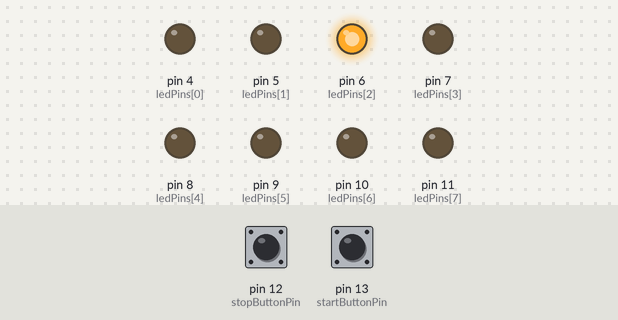
Bench run of a sketch on a simulated Arduino Uno, built with avr-gcc and run on an emulated ATmega328P. On the bench: output pins drawn as LEDs (lit = HIGH). The test bench sets the inputs (shaded band); at power-on: pin 12 (stopButtonPin) HIGH, pin 13 (startButtonPin) HIGH.

Above: at 17.4 s.
17.5 s: pin 12 (stopButtonPin) pulled LOW for 3 s
At 17.8 s:
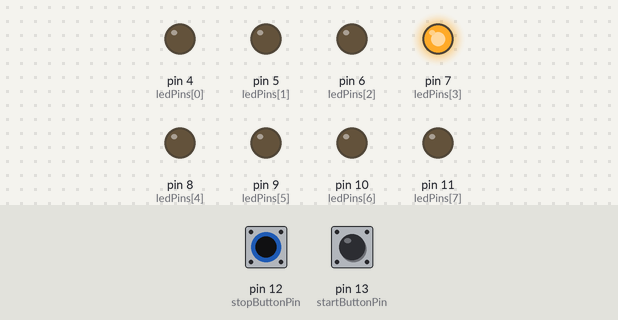
At 20.9 s:
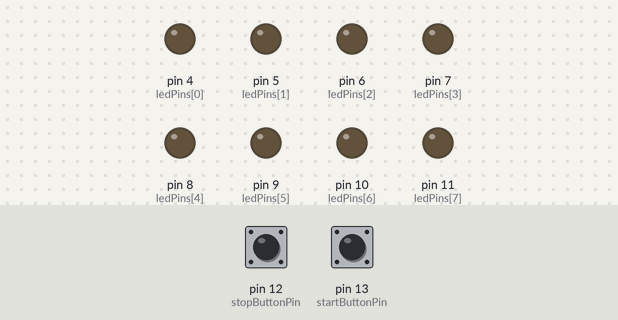
22.5 s: pin 13 (startButtonPin) pulled LOW for 3 s
At 25.9 s:
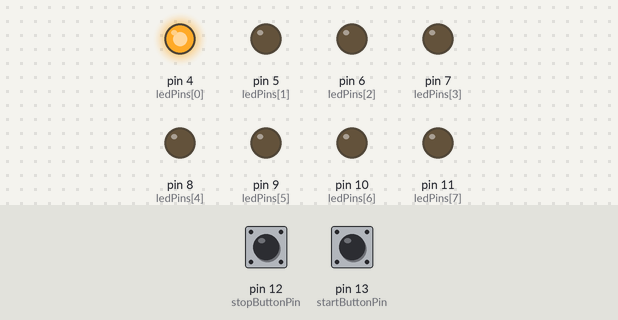
Timing chart, 0 to 35.5 s (numbered marks = the images above; inputs shaded):
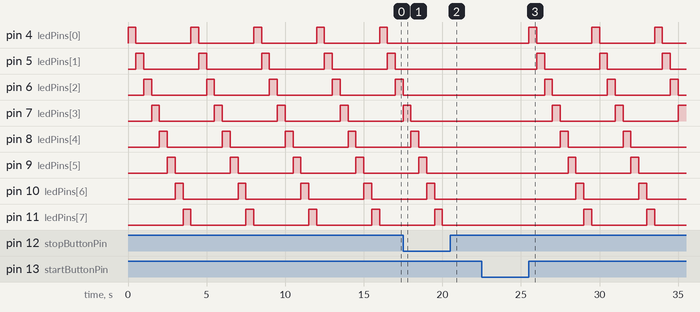

The sketch:

leds_buttons.ino
```cpp
const int numLEDs = 8; // Number of LEDs connected
int ledPins[] = {4, 5, 6, 7, 8, 9, 10, 11}; // Array to store the LED pin numbers

const int stopButtonPin = 12; // Pin number for the stop button
const int startButtonPin = 13; // Pin number for the start button

boolean blinkEnabled = true; // Flag to control blinking

void setup() {
  // Initialize all LED pins as OUTPUT
  for (int i = 0; i < numLEDs; i++) {
    pinMode(ledPins[i], OUTPUT);
  }

  // Initialize push buttons as INPUT with internal pull-up resistors
  pinMode(stopButtonPin, INPUT_PULLUP);
  pinMode(startButtonPin, INPUT_PULLUP);
}

void loop() {
  // Checking if the stop button is pressed
  if (digitalRead(stopButtonPin) == LOW) {
    blinkEnabled = false; // Disable blinking
    turnOffLEDs(); // Turn off all LEDs
    while (digitalRead(stopButtonPin) == LOW) {
      // Wait until the stop button is released
    }
  }

  // Check if the start button is pressed
  if (digitalRead(startButtonPin) == LOW) {
    blinkEnabled = true; // Enable blinking
    while (digitalRead(startButtonPin) == LOW) {
      // Wait until the start button is released
    }
  }

  // Blink LEDs if blinking is enabled
  if (blinkEnabled) {
    for (int i = 0; i < numLEDs; i++) {
      digitalWrite(ledPins[i], HIGH); // Turn on the current LED
      delay(500);// Wait for half a second
      digitalWrite(ledPins[i], LOW); // Turn off the current LED
    }
  }
}

// Function to turn off all LEDs
void turnOffLEDs() {
  for (int i = 0; i < numLEDs; i++) {
    digitalWrite(ledPins[i], LOW);
  }
}
```

Measured:
- after the input at 17.5 s, pin 4 (ledPins[0]): stays LOW (without the input it goes to HIGH after 2.5 s); pin 5 (ledPins[1]): stays LOW (without the input it goes to HIGH after 3.0 s)
- after the input at 22.5 s, pin 4 (ledPins[0]): alternates HIGH for 0.50 s and LOW for 3.5 s, starting after 3.0 s; pin 5 (ledPins[1]): alternates HIGH for 0.50 s and LOW for 3.5 s, starting after 3.5 s
- by itself, pin 4 (ledPins[0]), pin 5 (ledPins[1]), pin 6 (ledPins[2]), pin 7 (ledPins[3]), pin 8 (ledPins[4]), pin 9 (ledPins[5]), pin 10 (ledPins[6]), pin 11 (ledPins[7]): alternates HIGH for 0.50 s and LOW for 3.5 s
